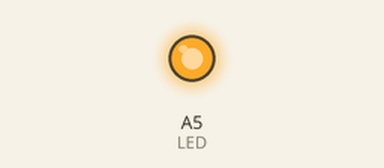
This sketch was run on a simulated Arduino Uno, built with avr-gcc and run on an emulated ATmega328P. Parts: output pins drawn as LEDs (lit = HIGH).

Above: at 0.1 s.
At 1.1 s:
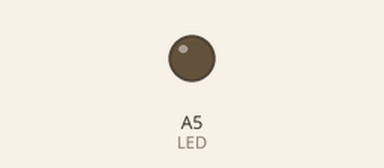
Timing chart, 0 to 2.6 s (numbered marks = the images above):
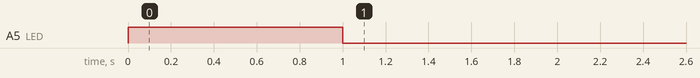

The sketch:

I2C_to_RPi.ino
```cpp
const int LED = A5;

void setup()
{
    Wire.begin(0x8);
    Wire.onReceive(receiveEvent);

    pinMode(LED, OUTPUT);
    digitalWrite(LED, LOW);
    digitalWrite(LED, HIGH);
    delay(1000);
    digitalWrite(LED, LOW);
}

void receiveEvent(int howMany)
{
    while (Wire.available())
    {
        char c = Wire.read();
        digitalWrite(LED, c);
    }
}

void loop()
{
    delay(100);
}
```
